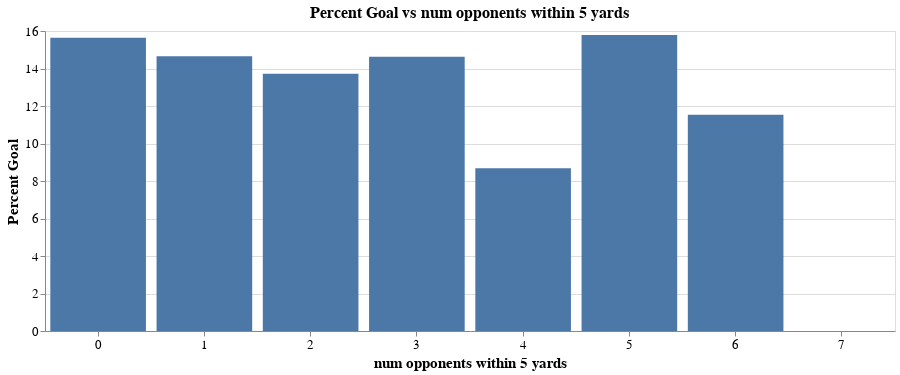

Source (notebook cell):
### Markdown cell above
#### 2.3.2 Percent goals by num opponents within 5 yards

### Code cell
plot_percent_goal_vs_attr("num opponents within 5 yards", "bar")

### Figure 1 — Vega-Lite specification as saved in the notebook (floating-point values rounded to 4 significant figures)
{"$schema": "https://vega.github.io/schema/vega-lite/v3.4.0.json", "config": {"axis": {"labelFontSize": 13, "titleFontSize": 15}, "mark": {"tooltip": null}, "title": {"fontSize": 16}, "view": {"height": 300, "width": 400}}, "data": {"name": "data-e5dadc895359fbfccd76124e5902b0a3"}, "datasets": {"data-e5dadc895359fbfccd76124e5902b0a3": [{"Goal": 229, "No Goal": 1235, "Percent Goal": 15.64, "num opponents within 5 yards": 0}, {"Goal": 363, "No Goal": 2113, "Percent Goal": 14.65, "num opponents within 5 yards": 1}, {"Goal": 273, "No Goal": 1714, "Percent Goal": 13.73, "num opponents within 5 yards": 2}, {"Goal": 122, "No Goal": 709, "Percent Goal": 14.63, "num opponents within 5 yards": 3}, {"Goal": 29, "No Goal": 301, "Percent Goal": 8.683, "num opponents within 5 yards": 4}, {"Goal": 15, "No Goal": 75, "Percent Goal": 15.79, "num opponents within 5 yards": 5}, {"Goal": 3, "No Goal": 17, "Percent Goal": 11.54, "num opponents within 5 yards": 6}, {"Goal": 0, "No Goal": 2, "Percent Goal": 0, "num opponents within 5 yards": 7}]}, "encoding": {"x": {"axis": {"labelAngle": 0, "title": "num opponents within 5 yards"}, "field": "num opponents within 5 yards", "type": "nominal"}, "y": {"axis": {"title": "Percent Goal"}, "field": "Percent Goal", "type": "quantitative"}}, "height": 300, "mark": "bar", "title": "Percent Goal vs num opponents within 5 yards", "width": 850}
